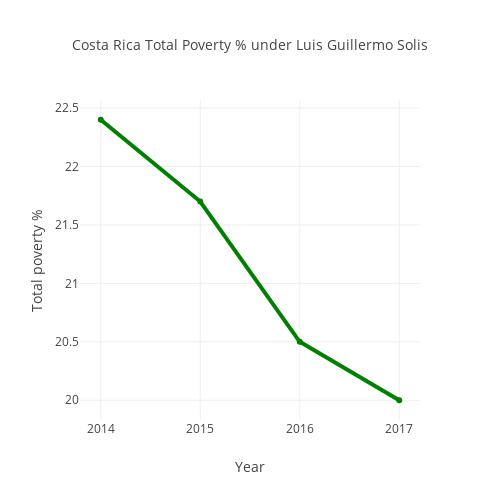

The notebook cell saved with this chart:
### Code cell
cr.plot_poverty_luis()

### Figure 1 — Plotly figure (JSON) as saved in the notebook; plotly's stock layout.template omitted (floating-point values rounded to 4 significant figures)
{"data": [{"line": {"color": "green", "width": 4}, "mode": "lines+markers", "name": "% Poverty", "type": "scatter", "uid": "f30a2e3b-0413-41fa-b412-3107b8fbd708", "x": [2014, 2015, 2016, 2017], "y": [22.4, 21.7, 20.5, 20]}], "layout": {"height": 500, "title": "Costa Rica Total Poverty % under Luis Guillermo Solis", "titlefont": {"size": 14}, "width": 500, "xaxis": {"title": "Year"}, "yaxis": {"title": "Total poverty %"}}}
